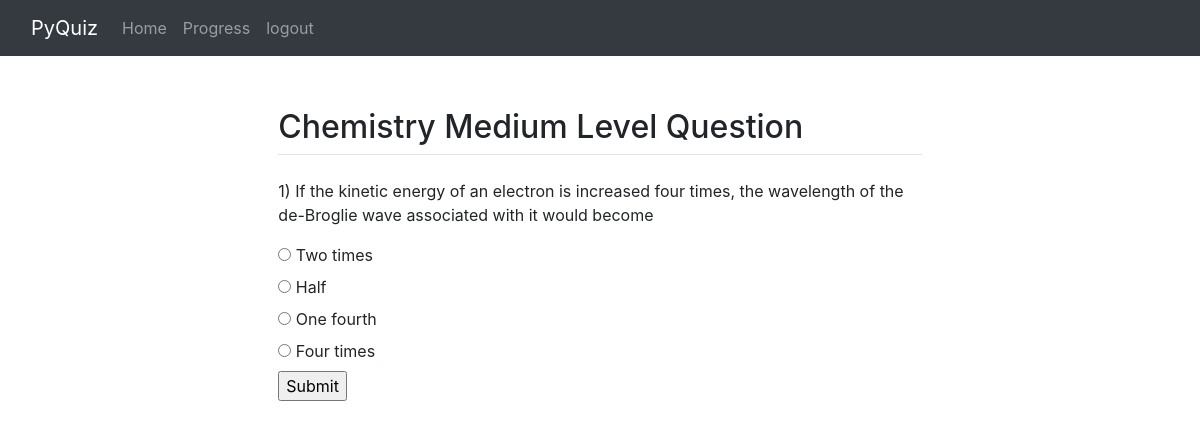
The app's page /chemistry/chapters/level/medium/1 (signed in) with its own data.
### subjects/models.py (models this page shows, shortened)
class ChemistryMedium(models.Model):
    chemistry = models.ForeignKey(Chemistry, on_delete=models.CASCADE)
    question = models.CharField(max_length=2083)

class ChemistryMediumOptions(models.Model):
    chemistry = models.ForeignKey(ChemistryMedium, on_delete=models.CASCADE)
    options = models.CharField(max_length=2083)
    answer = models.BooleanField()
    def __str__(self):
        return self.options

### subjects/views.py (the view, shortened to what this page needs)
# urls.py: path('chemistry/chapters/level/medium/<int:id>', views.chemistry_medium),
@login_required(login_url='login')
def chemistry_medium(response, id):
    t = models.Chemistry.objects.get(id=id)
    chem = t.chemistrymedium_set
    l = response.user
    l = l.id
    x = 0
    return render(response, 'subjects/chemistry/chemistry_medium.html', {'chem': chem})

### subjects/templates/subjects/chemistry/chemistry_medium.html (shortened to what this page needs)
{% extends "subjects/base.html" %}
{% block subname %}<h2>Chemistry Medium Level Question</h2> {% endblock %}
{% block content %}
  <form method="post" action="#">
    {% for options in chem.all %}
      <p>{{options.id}}) {{options.question}}</p>
         {% for i in options.chemistrymediumoptions_set.all %}
           {% if i.answer == True %}
                 <input type="radio" id="2" name="fav_language{{options.id}}" value="Q" >
                 <label for="2">{{i}}</label><br>
             {% else %}
                <input type="radio" id="c" name="fav_language{{options.id}}" value="c">
             <label for="c">{{i}}</label><br>
           {% endif%}
         {% endfor %}
      {% endfor %}
      <input type="submit" name="submit">
    </form>
{% endblock %}

### records on screen
ChemistryMedium: id "1", question "If the kinetic energy of an electron is increased four times, the wavelength of the de-Broglie wave associated with it would become"
ChemistryMediumOptions: options "Two times"
ChemistryMediumOptions: options "Half"
ChemistryMediumOptions: options "One fourth"
ChemistryMediumOptions: options "Four times"
